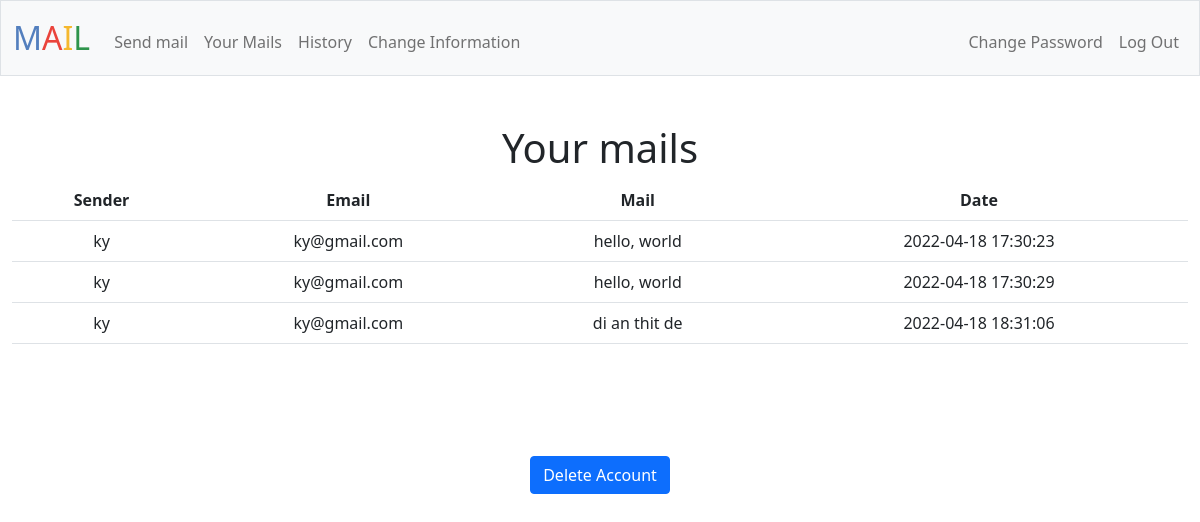
The app's page /mail (signed in) with its own data.
### tables this page shows
CREATE TABLE mail_box (id INTEGER PRIMARY KEY AUTOINCREMENT NOT NULL, 
sender_id INTEGER NOT NULL, receiver_id INTEGER NOT NULL, 
sender TEXT NOT NULL, receiver TEXT NOT NULL, 
date TIMESTAMP NOT NULL, mail TEXT NOT NULL);

CREATE TABLE informations (user_id INTEGER NOT NULL, name TEXT NOT NULL, birth TEXT, place TEXT, number TEXT, email TEXT NOT NULL UNIQUE);

### app.py (the view)
@app.route("/mail")
@login_required
def mail():
    user_id = session['user_id']
    mails_received = db.execute("SELECT * FROM mail_box WHERE receiver_id = ?", user_id)
    mails = []
    for row in mails_received:
        value = {}
        value['sender'] = row['sender']
        value['email'] = db.execute("SELECT email FROM informations WHERE user_id = ?", row['sender_id'])[0]['email']
        value['mail'] = row['mail']
        value['date'] = row['date']
        mails.append(value)
    return render_template("mail.html", mails=mails)

### app.py (called while the page is built)
@app.after_request
def after_request(response):
    response.headers["Cache-Control"] = "no-cache, no-store, must-revalidate"
    response.headers["Expires"] = 0
    response.headers["Pragma"] = "no-cache"
    return response

### helpers.py (called while the page is built)
def login_required(f):
    @wraps(f)
    def decorated_function(*args, **kwargs):
        if session.get("user_id") is None:
            return redirect("/login")
        return f(*args, **kwargs)
    return decorated_function

### templates/mail.html (shortened to what this page needs)
{% extends "layout.html" %}
{% block main %}
    <h1>Your mails</h1>
    <table class="table">
        <tr>
            <th scope="col">Sender</th>
            <th scope="col">Email</th>
            <th scope="col">Mail</th>
            <th scope="col">Date</th>
        </tr>
        {% for value in mails %}
        <tr>
            <td>{{ value['sender'] }}</td>
            <td>{{ value['email'] }}</td>
            <td>{{ value['mail'] }}</td>
            <td>{{ value['date'] }}</td>
        </tr>
        {% endfor %}
    </table>
{% endblock %}

### records on screen
mail_box: sender "ky", mail "hello, world", date "2022-04-18 17:30:23"
informations: email "ky@gmail.com" "ky@gmail.com" "ky@gmail.com"
mail_box: sender "ky", mail "hello, world", date "2022-04-18 17:30:29"
mail_box: sender "ky", mail "di an thit de", date "2022-04-18 18:31:06"
